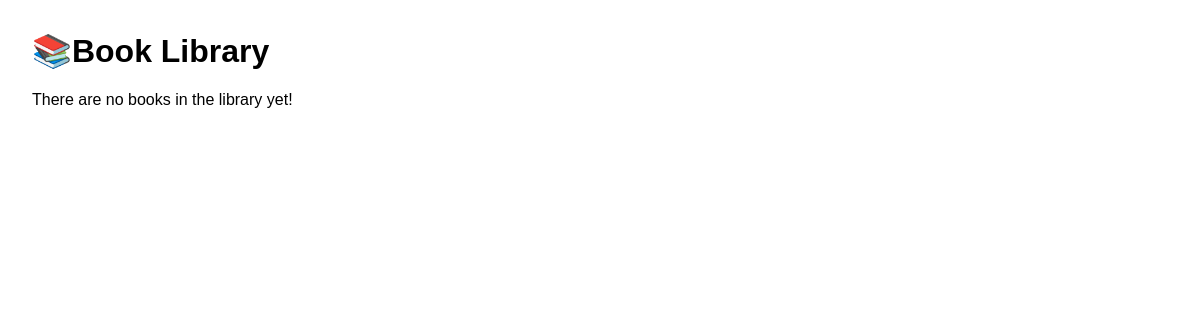
/books/, run on an earlier commit of the app's database.
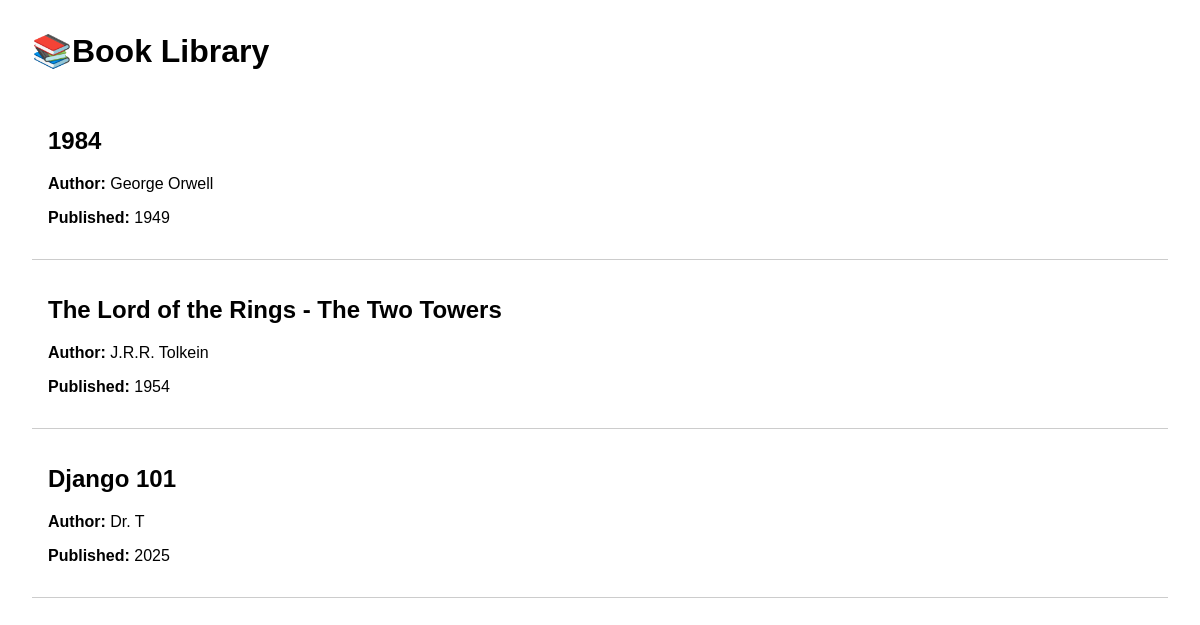
And on a later commit of the database.
### blog/models.py (models this page shows, shortened)
class Book(models.Model):
    title = models.CharField(max_length=100)
    author = models.CharField(max_length=100)
    published_year = models.IntegerField()

### blog/views.py (the view)
# urls.py: path('books/', views.book_list, name='book_list'),
def book_list(request):
    books = Book.objects.all() #Query all books from the database
    return render(request, 'books/book_list.html', {'books': books})

### blog/templates/books/book_list.html (shortened to what this page needs)
<!DOCTYPE html>
<html lang="en">
<head>
</head>
<body>
    <h1>📚Book Library</h1>
    {% if books %}
        {% for book in books %}
            <div class="book">
                <h2>{{ book.title }}</h2>
                <p><strong>Author:</strong> {{ book.author }}</p>
                <p><strong>Published:</strong> {{ book.published_year }}</p>
            </div>
        {% endfor %}
    {% else %}
        <p>There are no books in the library yet!</p>
    {% endif %}
</body>
</html>

### blog/templates/books/book_list.html (style rules this page uses)
body { font-family: sans-serif; margin: 2rem; }
.book { padding: 1rem; border-bottom: 1px solid #ccc; }

What changed in the data, as far as the page shows it:
added Book: title "1984", author "George Orwell", published_year "1949"
added Book: title "The Lord of the Rings - The Two Towers", author "J.R.R. Tolkein", published_year "1954"
added Book: title "Django 101", author "Dr. T", published_year "2025"
Also different on the page:
text no longer shown: "There are no books in the library yet!"
